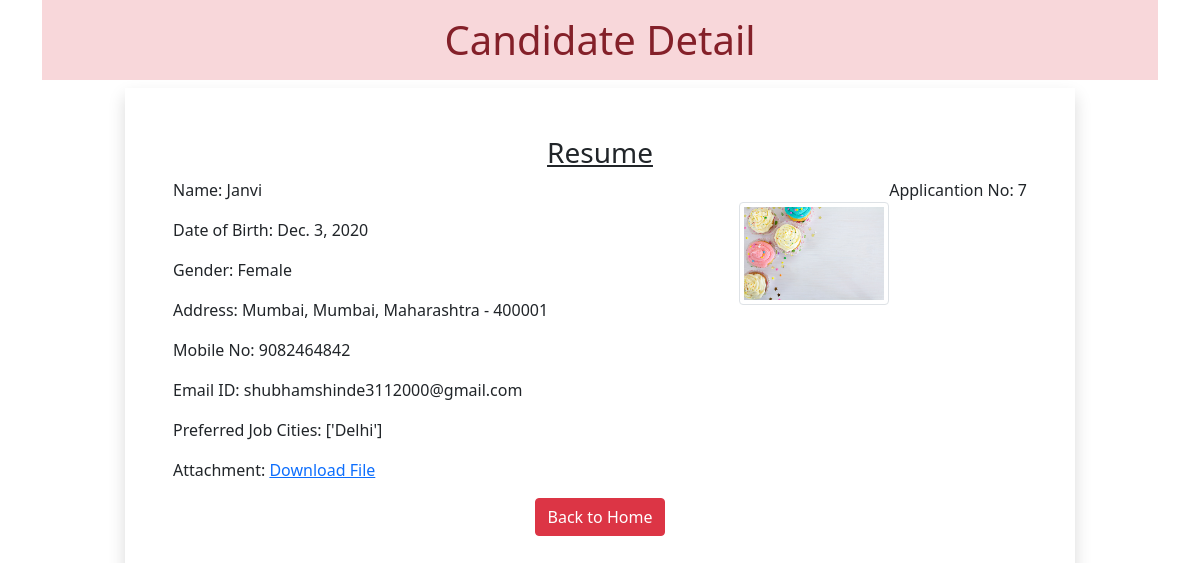
/7, run on the app's committed database.
### myapp/models.py (models this page shows)
class Resume(models.Model):
    name=models.CharField(max_length=100)
    dob=models.DateField(auto_now=False,auto_now_add=False)
    gender=models.CharField(max_length=100)
    locality=models.CharField(max_length=100)
    city=models.CharField(max_length=100)
    pin=models.PositiveIntegerField()
    state=models.CharField(choices=STATE_CHOICES,max_length=50)
    mobile=models.PositiveIntegerField()
    email=models.EmailField()
    job_city=models.CharField(max_length=50)
    profile_image=models.ImageField(upload_to='profileimg',blank=True)
    my_resume=models.FileField(upload_to='doc',blank=True)

### myapp/views.py (the view)
# urls.py: path('<int:pk>', views.CandidateView.as_view(), name='candidate')
class CandidateView(View):
 def get(self, request, pk):
  candidate = Resume.objects.get(pk=pk)
  return render(request, 'myapp/candidate.html', {'candidate':candidate})

### myapp/templates/myapp/candidate.html (shortened to what this page needs)
<!DOCTYPE html>
<html lang="en">
<head>
  <link href="https://cdn.jsdelivr.net/npm/bootstrap@5.0.0-beta2/dist/css/bootstrap.min.css" rel="stylesheet">
</head>
<body>
  <div class="container">
   <h1 class="alert-danger text-center p-3">Candidate Detail</h1>
   <div class="row">
    <div class="col-sm-10 shadow p-5 offset-sm-1">
     <h3 class="text-center"><u>Resume</u></h3>
     <p class="float-end">Applicantion No: {{candidate.id}}</p>
     <img src="{{candidate.profile_image.url}}" alt="" class="img-fluid img-thumbnail float-end mt-4" width="150" height="150">
     <p>Name: {{candidate.name}}</p>
     <p>Date of Birth: {{candidate.dob}}</p>
     <p>Gender: {{candidate.gender}}</p>
     <p>Address: {{candidate.locality}}, {{candidate.city}}, {{candidate.state}} - {{candidate.pin}}</p>
     <p>Mobile No: {{candidate.mobile}}</p>
     <p>Email ID: {{candidate.email}}</p>
     <p>Preferred Job Cities: {{candidate.job_city}}</p>
     <p>Attachment: <a href="{{candidate.my_resume.url}}">Download File</a></p>
    <div class="text-center">
     <a href="/" class="btn btn-danger">Back to Home</a>
    </div>
    </div>
   </div>
  </div>
</body>
</html>

### data on the page
Resume: id "7", profile_image (picture), name "Janvi", dob "Dec. 3, 2020", gender "Female", locality "Mumbai", city "Mumbai", state "Maharashtra", pin "400001", mobile "9082464842", email "shubhamshinde3112000@gmail.com", job_city "['Delhi']"
